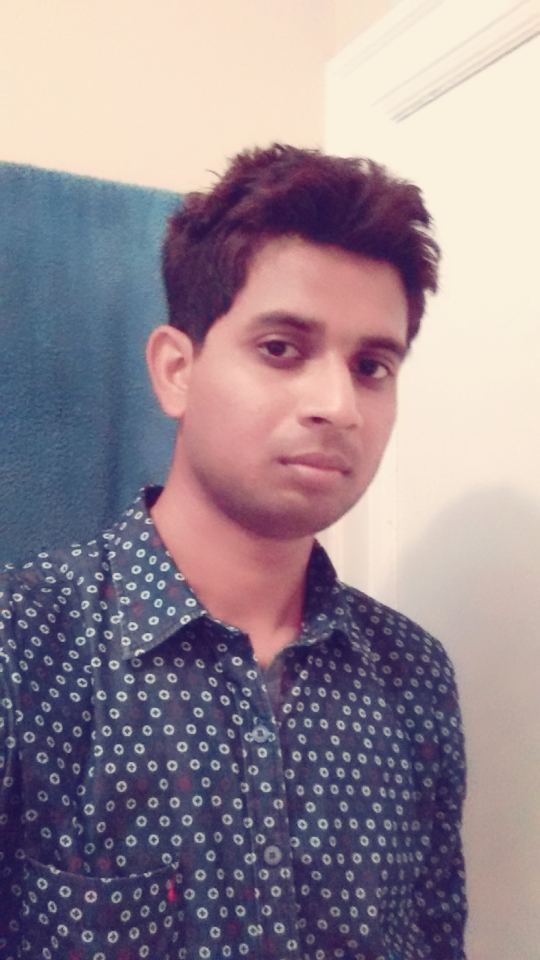
#> input picture trainCV/riaz.jpg, 1080 x 1920 px (shown at 1/2 size)
$ python plotImgLine.py
#> lines starting #> are read from the running program, lines starting #| are printed output that depends on the picture
#Plotting Images and Lines

from PIL import Image
from pylab import *


#reading an image as an array of pixels

im = array(Image.open('riaz.jpg'))
#> im is the input picture: shape (1920, 1080, 3); mean R, G, B 149.8, 135, 144.8

#plot the image
imshow(im)


#some points

x = [100,100,400,400]
y = [200,500,200,500]

plot(x,y,'r*') #plotting the above points with a red star marker

#Adding a title to the plotter
title("Plotting : riaz.jpg")
axis('off')
show()
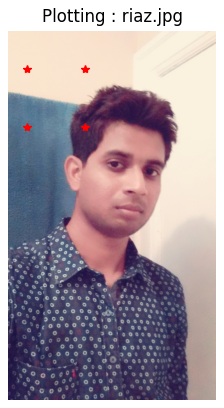
#> figure drawn by matplotlib, 1 panel

$ run again, with trainCV/HoughCircles.jpg copied over trainCV/riaz.jpg
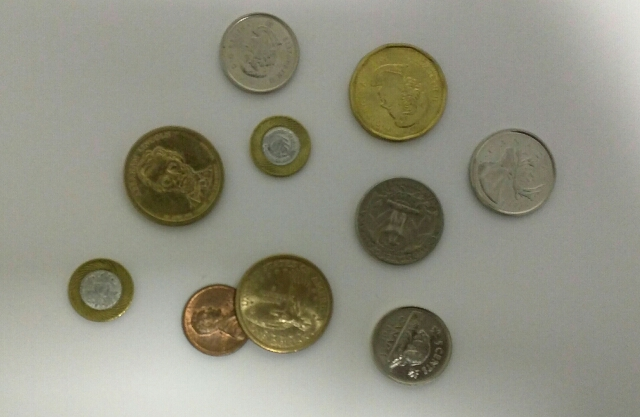
#> input picture trainCV/HoughCircles.jpg, 640 x 417 px
#> im is the input picture: shape (417, 640, 3); mean R, G, B 145.8, 145.4, 130.6
#> `show()`:
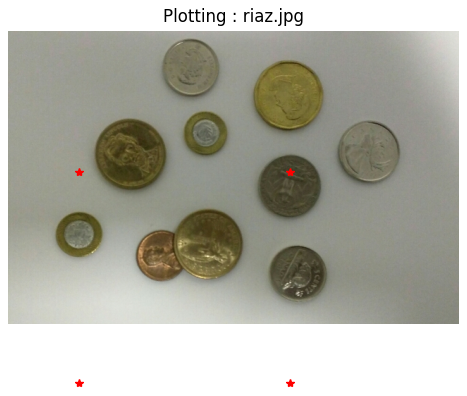
#> figure drawn by matplotlib, 1 panel

$ run again, with trainCV/book.jpg copied over trainCV/riaz.jpg
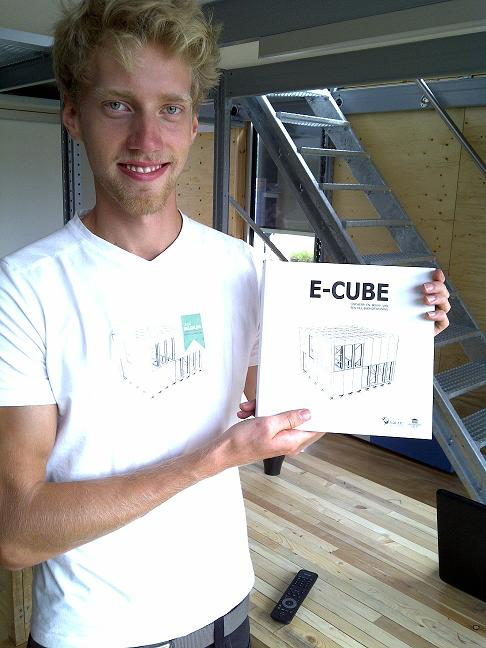
#> input picture trainCV/book.jpg, 486 x 648 px
#> im is the input picture: shape (648, 486, 3); mean R, G, B 152.9, 150.3, 146
#> `show()`:
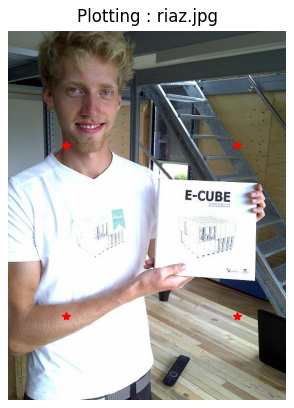
#> figure drawn by matplotlib, 1 panel
